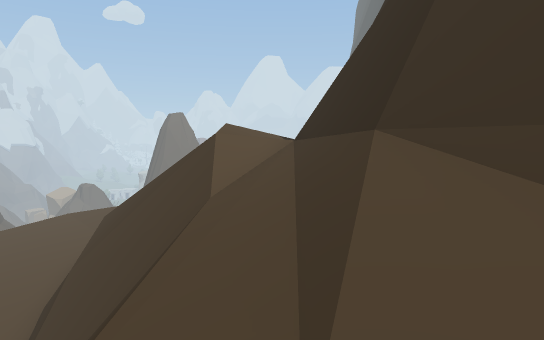
View 1 (above)

17 first-person views from a walk through a scene from a Unity 3-D project. The camera is 1.2 m above the floor, tilts 4° down and sees 70° across. Doors are open. The floor is counted in squares, 1 m on a side. Each view is taken from the middle of a square. On the plan, view 1 faces up. The plan holds only what a view shows up to about 15 squares ahead; the rest is blank. The place goes on beyond the plan. The player is left out.

View 2
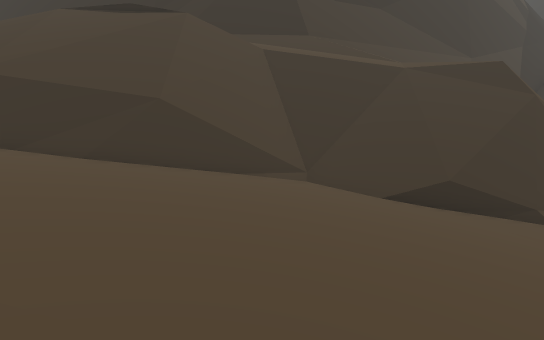

View 3
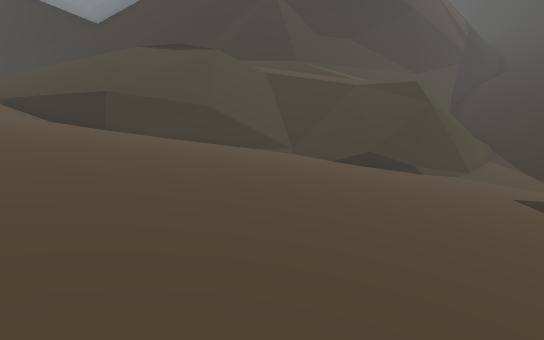

View 4
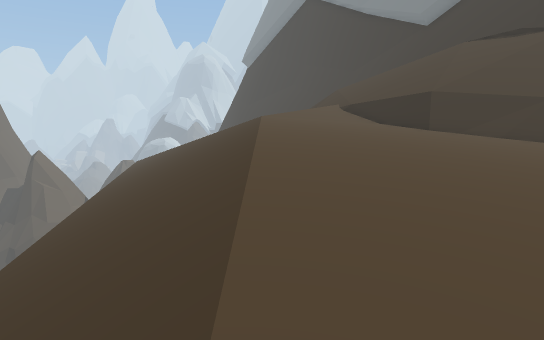

View 5
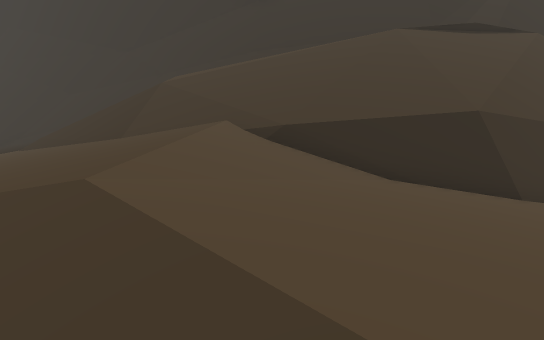

View 6
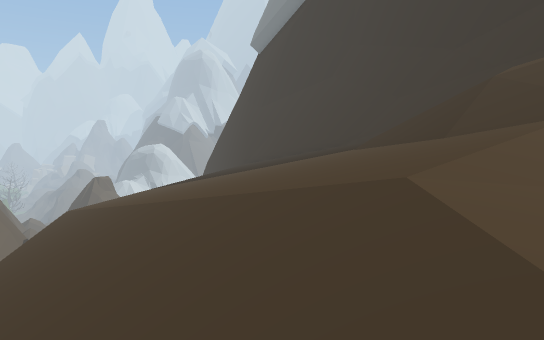

View 7
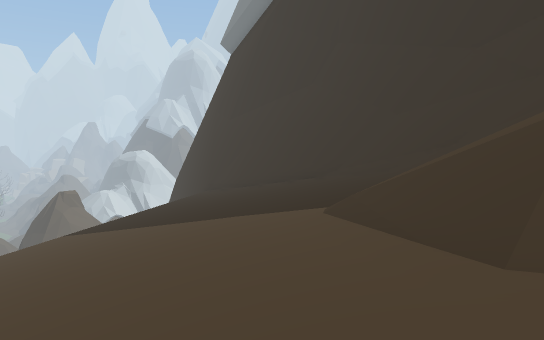

View 8
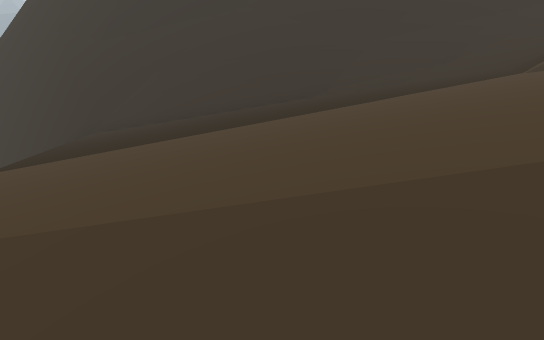

View 9
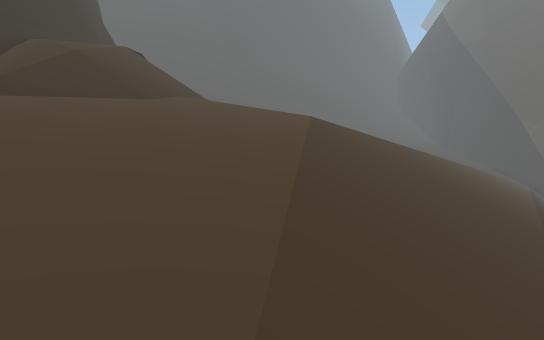

View 10
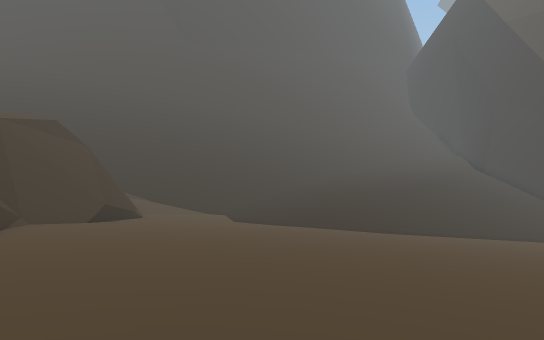

View 11
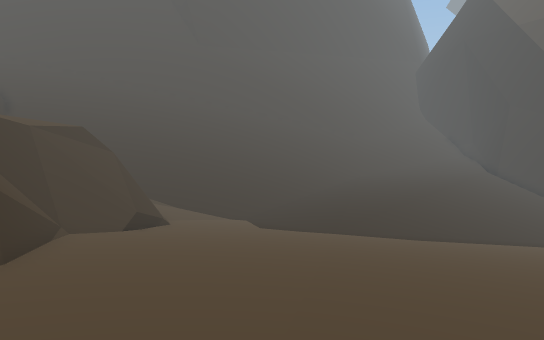

View 12
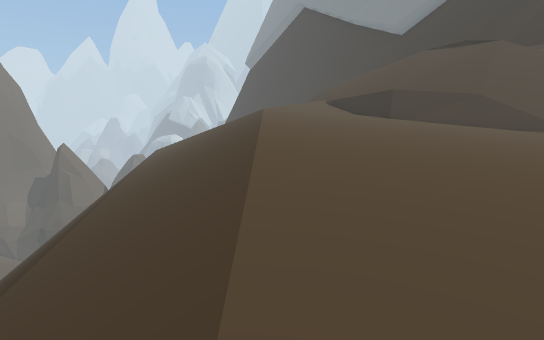

View 13
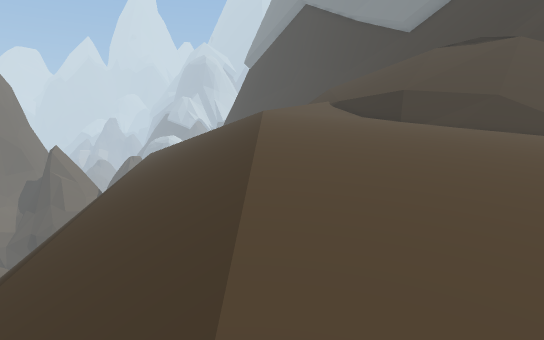

View 14
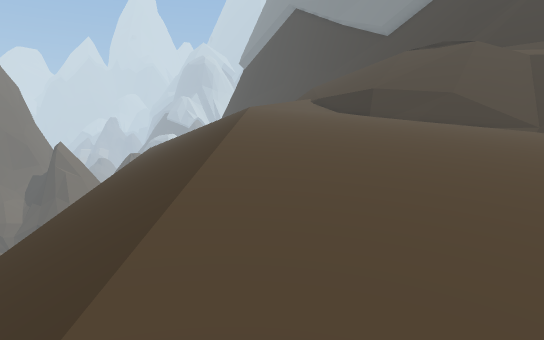

View 15
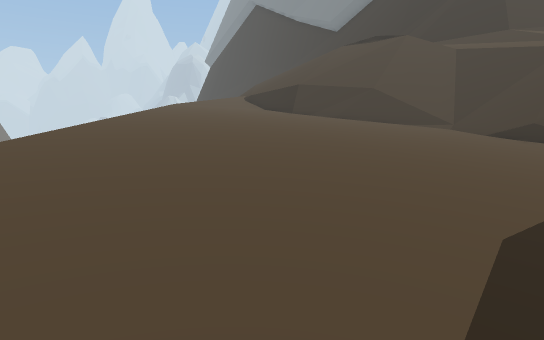

View 16
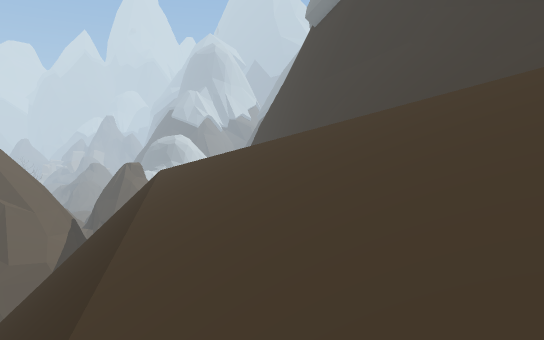

View 17
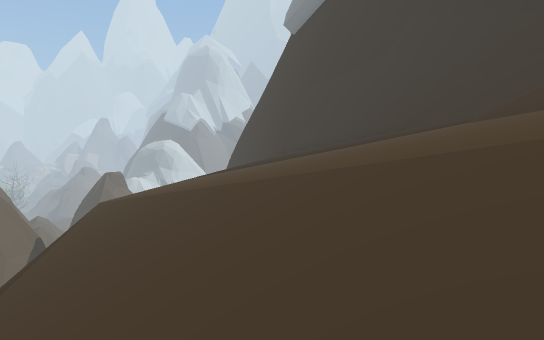

### Floor plan
Key: @ floor where view 1 was taken; # wall or solid block; . main floor; : floor 0.75 m higher than the main floor; - floor 0.75 m lower than the main floor; _ floor 1.5 m lower than the main floor; + floor 1.75 m higher than the main floor; * floor 3.25 m higher than the main floor; % floor 4 m higher than the main floor; & floor 4.75 m higher than the main floor; / step, stairs or slope; = window, fence, low wall or low ledge; ^ raised ledge; v drop or lower ground.
Columns run from 21 left of view 1 to 5 right of it. Each row starts with its distance up from view 1.
 34                           #
 33                          ##
 32                          ##
 31                         /##
 30                    ///..:#
 29                //......::#
 28              v/......:::=#
 27            v///.....::::=#
 26           v////....::::+=#
 25          //////...::::++=#
 24          //////..::::+++=#
 23          /////..:::+++++=#
 22          /////::::++++++=#
 21          /////:::+++++++=#
 20          /////::+++//++/=#
 19         //////+++++/////##
 18    //   //////++++/// //##
 17    /// ///////+++///// /#^
 16    ///////////+++////// #^
 15    //////////+//+//// %/^
 14   //////////+++////// %/^
 13   /////////+++++=//// /=^
 12   ////////:::+++v//// /=^
 11   ///////:::::::v////&&#^
 10  ///////.:::::::v/////=#
  9  //////....:::::v////&=^
  8  /////........::==///&^^
  7  ////...........:#////^^
  6  ///.............##v//^^
  5  //--............=#v//=^
  4 //-----........../##//=^
  3 /--------........//# /=#
  2 ___--------.....///////#^
  1 _ ___--------...=//////=^
  0   _____--------.=v//*@ =^
 -1    ______-------/#      #

Where each view was taken, in squares from view 1:
view 1: 0 up, 0 right, facing up
view 2: 5 up, 12 left, facing right
view 3: 5 up, 18 left, facing right
view 4: 5 up, 18 left, facing up-right
view 5: 14 up, 11 left, facing right
view 6: 14 up, 11 left, facing up-right
view 7: 16 up, 7 left, facing up-right
view 8: 25 up, 9 left, facing right
view 9: 27 up, 7 left, facing down
view 10: 14 up, 10 left, facing down
view 11: 14 up, 9 left, facing down
view 12: 2 up, 21 left, facing up-right
view 13: 3 up, 20 left, facing up-right
view 14: 1 up, 21 left, facing up-right
view 15: 1 down, 18 left, facing up-right
view 16: 17 up, 13 left, facing up-right
view 17: 17 up, 11 left, facing up-right
